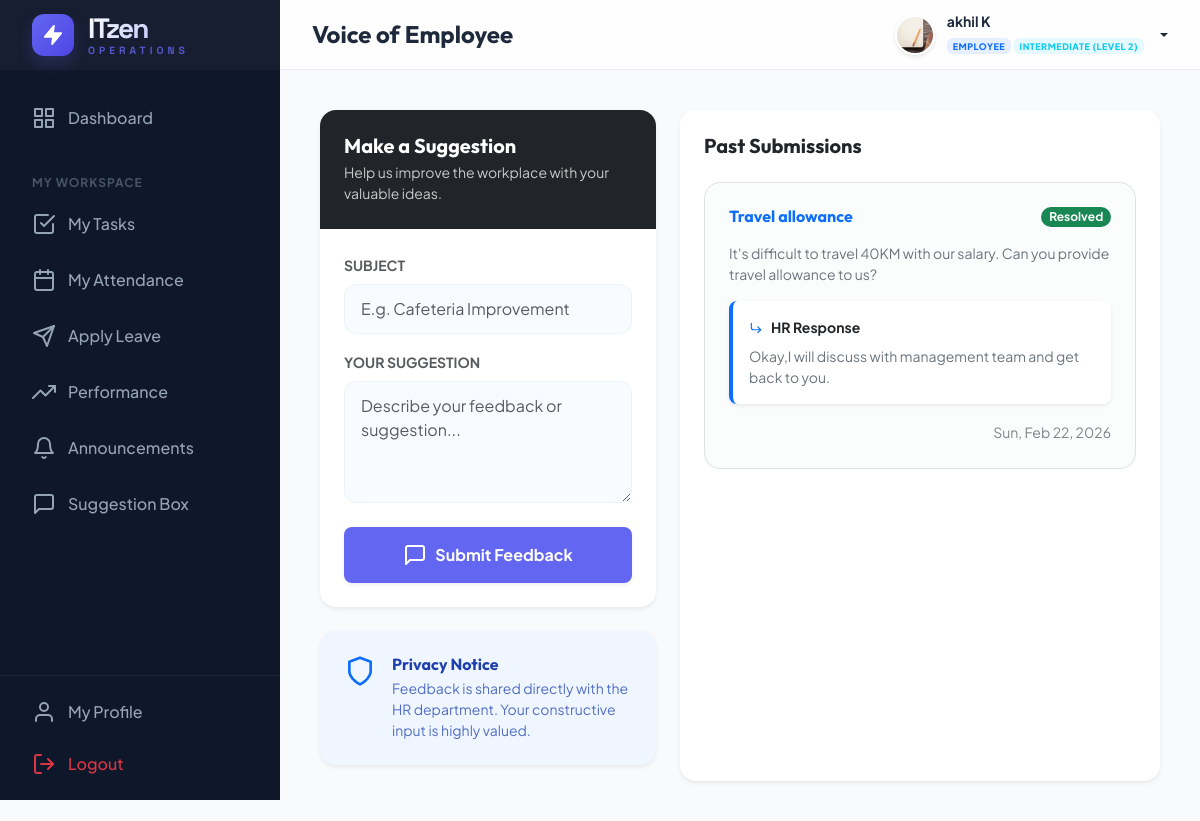
/employee/feedback/ (signed in), run on the app's committed database.
### management/models.py (models this page shows, shortened)
class CustomUser(AbstractUser):
    ROLE_CHOICES = (
        ('ADMIN', 'Admin'),
        ('HR', 'HR Manager'),
        ('EMPLOYEE', 'Employee'),
    )
    DEPT_CHOICES = (
        ('DEVELOPMENT', 'Software Development'),
        ('DESIGN', 'UI/UX Design'),
        ('QA', 'Quality Assurance'),
        ('HR', 'Human Resources'),
        ('MARKETING', 'Digital Marketing'),
        ('SALES', 'Sales & Business'),
        ('SUPPORT', 'IT Support & Security'),
    )
    LEVEL_CHOICES = (
        ('JUNIOR', 'Junior Level (Level 1)'),
        ('INTERMEDIATE', 'Intermediate (Level 2)'),
        ('SENIOR', 'Senior Level (Level 3)'),
        ('LEAD', 'Lead Level (Level 4)'),
        ('EXPERT', 'Expert Level (Level 5)'),
    )
    role = models.CharField(max_length=20, choices=ROLE_CHOICES, default='EMPLOYEE')
    phone = models.CharField(max_length=15, blank=True, null=True)
    profile_pic = models.ImageField(upload_to='profile_pics/', blank=True, null=True)
    department = models.CharField(max_length=50, choices=DEPT_CHOICES, blank=True, null=True)
    designation = models.CharField(max_length=100, blank=True, null=True)
    level = models.CharField(max_length=20, choices=LEVEL_CHOICES, default='JUNIOR')
    date_of_joining = models.DateField(blank=True, null=True)
    def is_admin(self):
        return self.role == 'ADMIN' or self.is_superuser
    def is_hr(self):
        return self.role == 'HR'
    def is_employee(self):
        return self.role == 'EMPLOYEE' and not self.is_superuser and not self.role == 'HR'

class Feedback(models.Model):
    employee = models.ForeignKey(CustomUser, on_delete=models.CASCADE, related_name='feedbacks')
    subject = models.CharField(max_length=200)
    message = models.TextField()
    created_at = models.DateTimeField(auto_now_add=True)
    hr_response = models.TextField(blank=True, null=True)
    responded_by = models.ForeignKey(CustomUser, on_delete=models.SET_NULL, null=True, blank=True, related_name='responded_feedbacks')
    is_resolved = models.BooleanField(default=False)

### management/views.py (the view)
# urls.py: path('employee/feedback/', views.employee_feedback, name='employee_feedback'),
@login_required
def employee_feedback(request):
    if request.method == 'POST':
        form = FeedbackForm(request.POST)
        if form.is_valid():
            feedback = form.save(commit=False)
            feedback.employee = request.user
            feedback.save()
            messages.success(request, "Your feedback has been submitted to your HR manager.")
            return redirect('employee_feedback')
    else:
        form = FeedbackForm()
    feedbacks = Feedback.objects.filter(employee=request.user).order_by('-created_at')
    return render(request, 'employee/feedback.html', {'form': form, 'feedbacks': feedbacks})

### management/forms.py (shortened to what this page needs)
class FeedbackForm(forms.ModelForm):
    class Meta:
        model = Feedback
        fields = ['subject', 'message']
        widgets = {
            'subject': forms.TextInput(attrs={
                'class': 'form-control',
                'placeholder': 'E.g. Cafeteria Improvement'
            }),
            'message': forms.Textarea(attrs={
                'class': 'form-control', 'rows': 4,
                'placeholder': 'Describe your feedback or suggestion...'
            }),
        }
        error_messages = {
            'subject': {'required': 'Please enter a subject for your feedback.'},
            'message': {'required': 'Please enter your feedback message.'},
        }

### templates/employee/feedback.html (shortened to what this page needs)
{% extends 'base.html' %}
{% block page_title %}Voice of Employee{% endblock %}
{% block content %}
<div class="row g-4">
    <div class="col-lg-5">
        <div class="card border-0 shadow-sm rounded-4 overflow-hidden">
            <div class="card-header bg-dark text-white p-4">
                <h5 class="fw-bold mb-1">Make a Suggestion</h5>
                <p class="small opacity-75 mb-0">Help us improve the workplace with your valuable ideas.</p>
            </div>
            <div class="card-body p-4">
                <form method="POST">
                    <div class="mb-3">
                        <label class="form-label small fw-bold text-uppercase opacity-75">Subject</label>
                        {{ form.subject }}
                    </div>
                    <div class="mb-4">
                        <label class="form-label small fw-bold text-uppercase opacity-75">Your Suggestion</label>
                        {{ form.message }}
                    </div>
                    <button type="submit"
                        class="btn btn-primary w-100 py-3 rounded-3 fw-bold shadow-sm d-flex align-items-center justify-content-center gap-2">
                        <i data-feather="message-square"></i> Submit Feedback
                    </button>
                </form>
            </div>
        </div>
        <div class="mt-4 alert alert-info border-0 rounded-4 p-4 shadow-sm">
            <div class="d-flex gap-3">
                <div class="flex-shrink-0">
                    <i data-feather="shield" class="text-primary" style="width: 32px; height: 32px;"></i>
                </div>
                <div>
                    <h6 class="fw-bold mb-1">Privacy Notice</h6>
                    <p class="small mb-0 opacity-75">Feedback is shared directly with the HR department. Your
                        constructive input is highly valued.</p>
                </div>
            </div>
        </div>
    </div>
    <div class="col-lg-7">
        <div class="card border-0 shadow-sm rounded-4 h-100 overflow-hidden">
            <div class="card-header bg-white border-0 p-4">
                <h5 class="fw-bold mb-0">Past Submissions</h5>
            </div>
            <div class="card-body p-4 pt-0">
                {% for f in feedbacks %}
                <div
                    class="feedback-card border rounded-4 p-4 mb-3 {% if f.is_resolved %}bg-light bg-opacity-50{% endif %}">
                    <div class="d-flex justify-content-between align-items-start mb-3">
                        <h6 class="fw-bold mb-0 text-primary">{{ f.subject }}</h6>
                        <span
                            class="badge {% if f.is_resolved %}bg-success{% else %}bg-warning{% endif %} rounded-pill">
                            {% if f.is_resolved %}Resolved{% else %}Pending{% endif %}
                        </span>
                    </div>
                    <p class="small text-secondary mb-3">{{ f.message }}</p>
                    {% if f.hr_response %}
                    <div class="hr-response bg-white border-start border-4 border-primary p-3 rounded-3 mt-3 shadow-sm">
                        <div class="d-flex align-items-center gap-2 mb-2">
                            <i data-feather="corner-down-right" class="icon-xs text-primary"></i>
                            <span class="small fw-bold text-dark">HR Response</span>
                        </div>
                        <p class="small text-secondary mb-0">{{ f.hr_response }}</p>
                    </div>
                    {% endif %}
                    <div class="mt-3 text-end">
                        <small class="text-muted opacity-75">{{ f.created_at|date:"D, M d, Y" }}</small>
                    </div>
                </div>
                {% endfor %}
            </div>
        </div>
    </div>
</div>
{% endblock %}

### templates/base.html (shortened to what this page needs)
{% load static %}
<!DOCTYPE html>
<html lang="en">
<head>
    <link href="https://cdn.jsdelivr.net/npm/bootstrap@5.3.2/dist/css/bootstrap.min.css" rel="stylesheet">
</head>
<body>
    <aside class="sidebar" id="sidebar">
        <div class="sidebar-header">
            <a href="{% url 'dashboard' %}" class="sidebar-logo">
                <div class="logo-circle">
                    <i data-feather="zap" style="width: 22px; height: 22px; fill: #fff;"></i>
                </div>
                <div class="logo-text">
                    <span class="logo-main">ITzen</span>
                    <span class="logo-sub">Operations</span>
                </div>
            </a>
        </div>
        <nav class="sidebar-nav">
            <ul class="nav-list">
                <li class="nav-item">
                    <a href="{% url 'dashboard' %}"
                        class="nav-link {% if request.resolver_match.url_name == 'dashboard' %}active{% endif %}">
                        <i data-feather="grid"></i> Dashboard
                    </a>
                </li>
                {% if user.is_employee %}
                <li class="nav-caption">My Workspace</li>
                <li class="nav-item">
                    <a href="{% url 'employee_tasks' %}" class="nav-link">
                        <i data-feather="check-square"></i> My Tasks
                    </a>
                </li>
                <li class="nav-item">
                    <a href="{% url 'attendance' %}" class="nav-link">
                        <i data-feather="calendar"></i> My Attendance
                    </a>
                </li>
                <li class="nav-item">
                    <a href="{% url 'leave_application' %}" class="nav-link">
                        <i data-feather="send"></i> Apply Leave
                    </a>
                </li>
                <li class="nav-item">
                    <a href="{% url 'employee_performance' %}" class="nav-link">
                        <i data-feather="trending-up"></i> Performance
                    </a>
                </li>
                <li class="nav-item">
                    <a href="{% url 'employee_announcements' %}" class="nav-link">
                        <i data-feather="bell"></i> Announcements
                    </a>
                </li>
                <li class="nav-item">
                    <a href="{% url 'employee_feedback' %}" class="nav-link">
                        <i data-feather="message-square"></i> Suggestion Box
                    </a>
                </li>
                {% endif %}
            </ul>
        </nav>
        <div class="sidebar-footer">
            <a href="{% url 'employee_profile' %}" class="nav-link mb-1">
                <i data-feather="user"></i> My Profile
            </a>
            <a href="{% url 'logout' %}" class="nav-link text-danger">
                <i data-feather="log-out"></i> Logout
            </a>
        </div>
    </aside>
    <div class="main-wrapper">
        <header class="header">
            <div class="d-flex align-items-center">
                <h4 class="mb-0 fw-bold">{% block page_title %}Overview{% endblock %}</h4>
            </div>
            <div class="d-flex align-items-center gap-3">
                <div class="dropdown">
                    <a href="#" class="user-dropdown-toggle dropdown-toggle" data-bs-toggle="dropdown">
                        <img src="{% if user.profile_pic %}{{ user.profile_pic.url }}{% else %}https://ui-avatars.com/api/?name={{ user.username }}&background=6366f1&color=fff{% endif %}"
                            alt="user" class="avatar-img">
                        <div class="d-none d-md-block text-start">
                            <div class="small fw-bold lh-1 mb-1">{{ user.get_full_name|default:user.username }}</div>
                            <span class="badge bg-primary bg-opacity-10 text-primary border-0"
                                style="font-size: 9px; letter-spacing: 0.5px; text-transform: uppercase; font-weight: 800;">
                                {{ user.get_role_display|default:user.role }}
                            </span>
                            {% if user.role == 'EMPLOYEE' %}
                            <span class="badge bg-info bg-opacity-10 text-info border-0"
                                style="font-size: 9px; letter-spacing: 0.5px; text-transform: uppercase; font-weight: 800;">
                                {{ user.get_level_display }}
                            </span>
                            {% endif %}
                        </div>
                    </a>
                </div>
            </div>
        </header>
        <main class="content-area">
            {% block content %}{% endblock %}
        </main>
    </div>
</body>
</html>

### templates/base.html (style rules this page uses)
:root { --primary: #6366f1; --primary-dark: #4f46e5; --secondary: #64748b; --accent: #f43f5e; --bg-body: #f8fafc; --bg-sidebar: #0f172a; --text-main: #1e293b; --glass-bg: rgba(255, 255, 255, 0.8); --sidebar-width: 280px; --header-height: 70px; --card-shadow: 0 10px 15px -3px rgba(0, 0, 0, 0.1), 0 4px 6px -2px rgba(0, 0, 0, 0.05); --transition: all 0.3s cubic-bezier(0.4, 0, 0.2, 1); }
body { font-family: 'Plus Jakarta Sans', sans-serif; background-color: var(--bg-body); color: var(--text-main); margin: 0; overflow-x: hidden; }
h1, h2, h3, h4, h5, h6 { font-family: 'Outfit', sans-serif; font-weight: 600; }
.sidebar { width: var(--sidebar-width); height: 100vh; background-color: var(--bg-sidebar); position: fixed; left: 0; top: 0; z-index: 1000; transition: var(--transition); color: #94a3b8; display: flex; flex-direction: column; }
.sidebar-nav { flex: 1; overflow-y: auto; overflow-x: hidden; scrollbar-width: thin; scrollbar-color: rgba(255, 255, 255, 0.08) transparent; }
.sidebar-footer { border-top: 1px solid rgba(255, 255, 255, 0.06); padding: 0.75rem 1rem; flex-shrink: 0; }
.sidebar-header { height: var(--header-height); display: flex; align-items: center; padding: 0 2rem; background: rgba(255, 255, 255, 0.03); }
.sidebar-logo { color: #fff; font-family: 'Space Grotesk', sans-serif; font-size: 1.75rem; font-weight: 800; text-decoration: none; display: flex; align-items: center; gap: 14px; transition: var(--transition); }
.logo-text { display: flex; flex-direction: column; line-height: 1; }
.logo-main { letter-spacing: -2px; background: linear-gradient(135deg, #fff 0%, #a5b4fc 100%); -webkit-background-clip: text; background-clip: text; -webkit-text-fill-color: transparent; }
.logo-sub { font-size: 0.65rem; text-transform: uppercase; letter-spacing: 4px; color: var(--primary); font-weight: 700; margin-top: 4px; opacity: 0.8; }
.logo-circle { width: 42px; height: 42px; background: linear-gradient(135deg, var(--primary) 0%, var(--primary-dark) 100%); border-radius: 12px; display: flex; align-items: center; justify-content: center; position: relative; box-shadow: 0 8px 16px rgba(99, 102, 241, 0.2); overflow: hidden; }
.logo-circle::after { content: ''; position: absolute; inset: 0; background: linear-gradient(45deg, transparent, rgba(255, 255, 255, 0.2), transparent); transform: translateX(-100%); transition: 0.5s; }
.nav-list { list-style: none; padding: 1.5rem 1rem; margin: 0; }
.nav-item { margin-bottom: 0.5rem; }
.nav-link { display: flex; align-items: center; padding: 0.75rem 1rem; color: #94a3b8; text-decoration: none; border-radius: 12px; transition: var(--transition); gap: 12px; font-weight: 500; }
.nav-caption { font-size: 0.75rem; text-transform: uppercase; letter-spacing: 1px; font-weight: 700; color: #475569; padding: 1.5rem 1rem 0.5rem; }
.main-wrapper { margin-left: var(--sidebar-width); min-height: 100vh; transition: var(--transition); }
.header { height: var(--header-height); background: var(--glass-bg); backdrop-filter: blur(10px); border-bottom: 1px solid rgba(226, 232, 240, 0.8); position: sticky; top: 0; z-index: 999; display: flex; align-items: center; justify-content: space-between; padding: 0 2rem; }
.content-area { padding: 2.5rem; }
.card { background: #fff; border: none; border-radius: 16px; box-shadow: var(--card-shadow); transition: var(--transition); }
.btn-primary { background: var(--primary); border: none; padding: 0.75rem 1.5rem; border-radius: 10px; font-weight: 600; transition: var(--transition); }
.user-dropdown-toggle { display: flex; align-items: center; gap: 12px; text-decoration: none; color: var(--text-main); font-weight: 600; }
.avatar-img { width: 40px; height: 40px; border-radius: 50%; object-fit: cover; border: 2px solid #fff; box-shadow: 0 2px 4px rgba(0, 0, 0, 0.1); }
.alert-info { background: #eff6ff; border: 1px solid #bfdbfe; color: #1e40af; }

### templates/employee/feedback.html (style rules this page uses)
.icon-xs { width: 14px; height: 14px; }
.feedback-card { transition: transform 0.2s; }
input.form-control, textarea.form-control { border-radius: 12px; padding: 0.75rem 1rem; border: 1px solid #eef2f6; background-color: #f8fbff; }

### data on the page
CustomUser: profile_pic (picture), get_full_name "akhil K", role "EMPLOYEE", level "INTERMEDIATE (LEVEL 2)"
Feedback: subject "Travel allowance", is_resolved "Resolved", message "It's difficult to travel 40KM with our salary. Can you provide travel allowance to us?", hr_response "Okay,I will discuss with management team and get back to you.", created_at "Sun, Feb 22, 2026"
